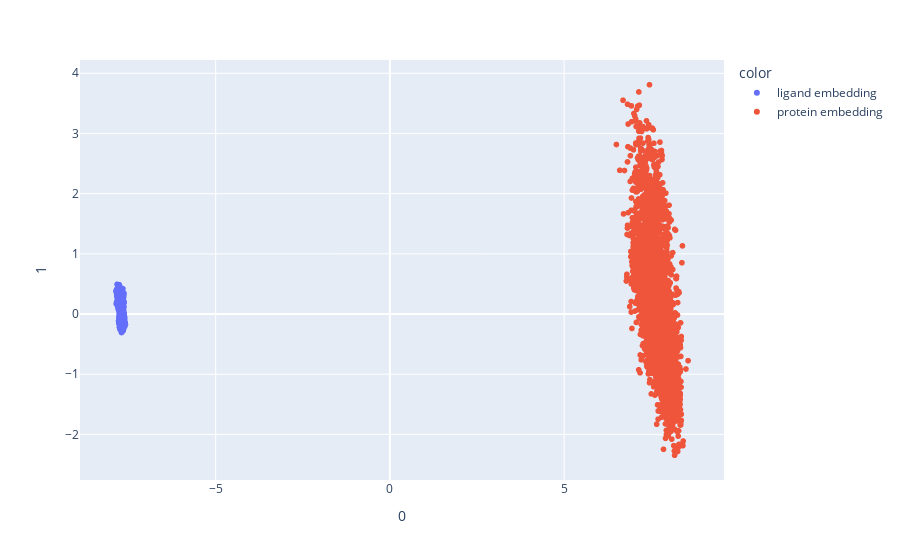

Notebook source saved alongside this figure:
### Code cell
fig.show()

### Figure 1 — Plotly figure (JSON) as saved in the notebook; plotly's stock layout.template omitted (floating-point values rounded to 4 significant figures; data arrays with more than 128 entries replaced by an {"elided": "..."} marker saying what was removed)
{"data": [{"hovertemplate": "color=ligand embedding<br>0=%{x}<br>1=%{y}<extra></extra>", "legendgroup": "ligand embedding", "marker": {"color": "#636efa", "symbol": "circle"}, "mode": "markers", "name": "ligand embedding", "showlegend": true, "type": "scattergl", "x": {"elided": "3824 float values"}, "xaxis": "x", "y": {"elided": "3824 float values"}, "yaxis": "y"}, {"hovertemplate": "color=protein embedding<br>0=%{x}<br>1=%{y}<extra></extra>", "legendgroup": "protein embedding", "marker": {"color": "#EF553B", "symbol": "circle"}, "mode": "markers", "name": "protein embedding", "showlegend": true, "type": "scattergl", "x": {"elided": "3824 float values"}, "xaxis": "x", "y": {"elided": "3824 float values"}, "yaxis": "y"}], "layout": {"legend": {"title": {"text": "color"}, "tracegroupgap": 0}, "margin": {"t": 60}, "xaxis": {"anchor": "y", "domain": [0, 1], "title": {"text": "0"}}, "yaxis": {"anchor": "x", "domain": [0, 1], "title": {"text": "1"}}}}
